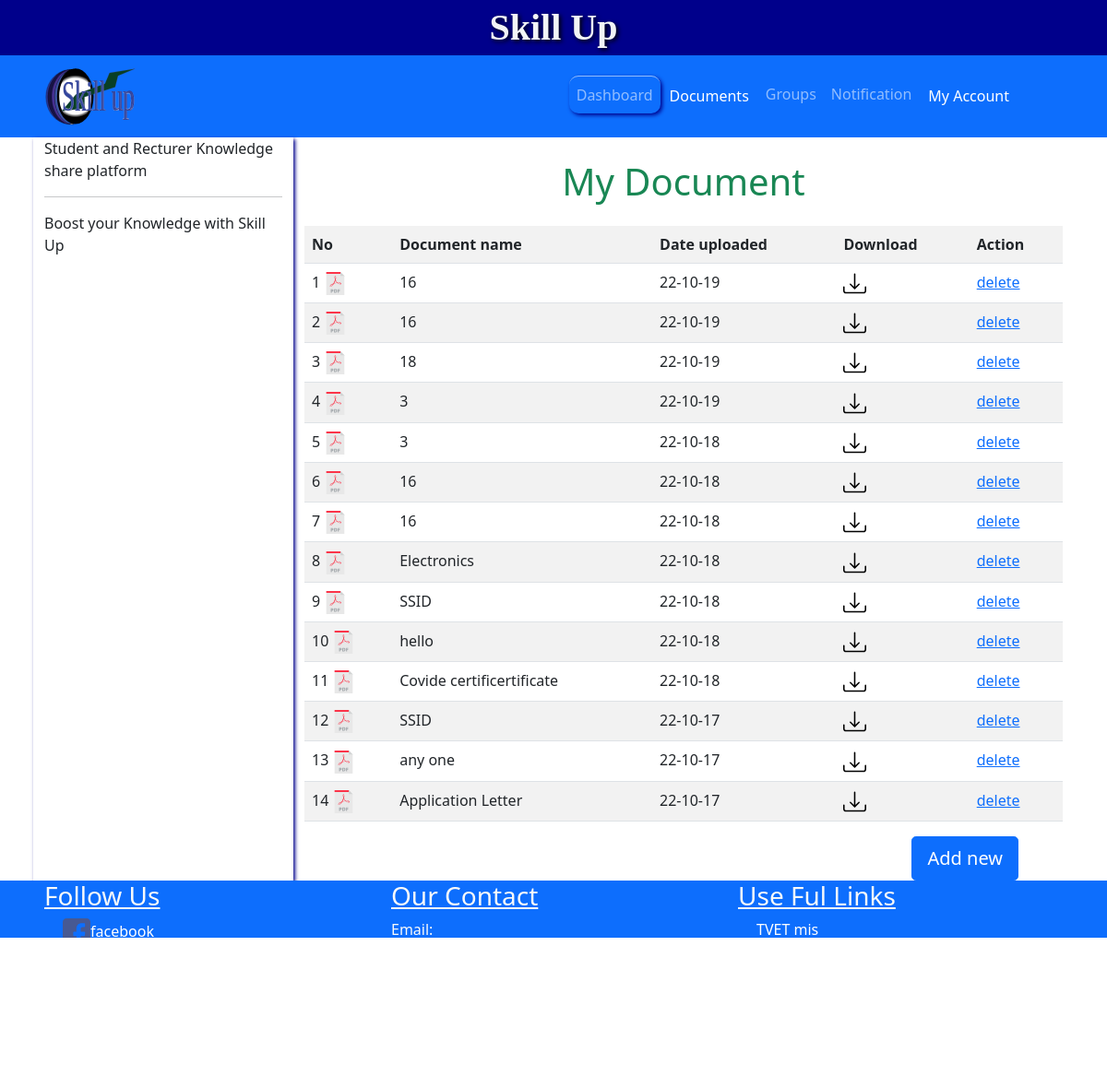
/mydocument.php (signed in), run on the app's committed database.
### tables this page shows
CREATE TABLE IF NOT EXISTS `post` (
  `PostId` int(50) NOT NULL,
  `UserId` int(50) NOT NULL,
  `DocDate` varchar(50) NOT NULL,
  `DocumentName` varchar(50) NOT NULL,
  `Description` text NOT NULL,
  `status` varchar(50) NOT NULL,
  `DocId` int(50) NOT NULL
);

### mydocument.php (the view, shortened to what this page needs)
<!DOCTYPE html>
<html lang="en">
  <head>
    <link rel="stylesheet" href="css/style.css" />
    <link rel="stylesheet" href="css/bootstrap.min.css" />
    <link rel="stylesheet" href="css/bootstrap-icon.css" />
  </head>
  <body>
    <section class="first-section">
      <header class="text-center">Skill Up</header>
      <div class="header-section px-5 bg-primary">
        <nav class="navbar navbar-expand-md navbar-dark">
          <div class="navbar-brand">
            <img src="image/logo-1.svg" alt="Skill Up" width="100px" />
          </div>
          <div class="collapse navbar-collapse" id="navigation">
            <ul class="navbar-nav ms-auto">
              <li class="nav-item">
                <a href="dashboard.php" class="nav-link link-active">Dashboard</a>
              </li>
              <li class="nav-item"><div class="dropdown">
                <button class="dropbtn navbar-item">Documents</button>
              </div>
              </li>
              <li class="nav-item">
                <a href="Groups.php" class="nav-link">Groups</a>
              </li>
              <li class="nav-item">
                <a href="notification.php" class="nav-link">Notification</a>
              </li>
              <li class="nav-item"><div class="dropdown">
                <button class="dropbtn navbar-item">My Account</button>
              </div>
              </li>
            </ul>
          </div>
        </nav>
      </div>
    </section>
    <div class="px-5 row">
      <div class="side-bar col-sm-12 col-md-3 col-lg-3">
        Student and Recturer Knowledge share platform
        <hr />
        Boost your Knowledge with Skill Up
      </div>
      <div class="main-section col-sm-12 col-lg-9 col-md-7">
      <div>
      <h1 class="text-center text-success my-4">
        My Document
      </h1>
      <?php
require_once("connection.php");
$sql = mysqli_query($con,"SELECT * FROM `post` INNER JOIN `attachments` WHERE post.DocId=attachments.attch_id and post.UserId='$_SESSION[UssId]' ORDER BY post.DocId Desc") or die("erro");
if (mysqli_num_rows($sql)==0) {
	echo "You have not added files yet <br> add instead";
}
else
{
	echo "<table class='table table-striped'>
	<tr ><th>No</th>
	<th>Document name</th>
	<th>Date uploaded</th>
	<th>Download</th>
	<th>Action</th></tr>";
	$no=0;
	while ($row=mysqli_fetch_array($sql)) {
		$no+=1;
		echo"<tr>";
		echo "<td>".$no." <image src='image/pdf.svg' alter=' Doc ' width='25px' height='25px' ></td>";
		echo "<td>".$row['DocumentName']."</td>";
		echo "<td>".$row['DocDate']."</td>";
		echo "<td><a href='uploads_files/".$row['FileName']."'target='_blank'><image src='image/download.svg' alter=' Download ' width='25px' height='25px' ></a></td>";
		echo "<td><a href='app.php?docid=".$row['attch_Id']."' onclick='deleteconfirm()' class='delBtn'>delete</a></td></tr>";
	}
	echo"</table>";
}
?></div>
 <a href="uploaddocument.php" id="upload" class="btn btn-primary mx-5 btn-lg" style="float:right;postion:fixed;"> Add new</a>
    </div>
    </div>
    <div class="footer row bg-primary px-5 text-light">
      <div class="col-lg-4 col-md-4 col-sm-12">
        <h3><u>Follow Us</u></h3>
        <a href="#"
          ><img
            src="image/facebook-svgrepo-com.svg"
            alt=""
            width="30px"
            height="30px"
          />facebook</a
        >
        <br /><br />
        <a href="#"
          ><img
            src="image/twitter-svgrepo-com.svg"
            alt=""
            width="30px"
            height="30px"
          />Twiter</a
        ><a href="#"></a><a href="#"></a>
      </div>
      <div class="col-md-4 col-lg-4 col-sm-12">
        <h3><u>Our Contact</u></h3>
        Email:
        <br />
      </div>
      <div class="col-md-4 col-sm-12 col-lg-4">
        <h3><u>Use Ful Links</u></h3>
        <a href="https://www.mis.rp.ac.rw" target="_blank">TVET mis</a
        ><br /><br />
        <a href="https://ur.ac.rw"target="_blank">UR</a><br /><br /><a
          href="https://minuza.brd.rw"
          target="_blank"
          >Minuza</a
        >
      </div>
    </div>
  </body>
</html>

### css/style.css (style rules this page uses)
header { font-family: "Times New Roman", Times, serif; font-weight: bold; color: rgb(242, 245, 246); border: white; font-size: 40px; text-shadow: 2px 2px 5px black; }
.collapse { font-size: 20px; padding-right: 3rem; color: white; }
.first-section { background-color: darkblue; font-weight: 200; }
.footer a { color: white; text-decoration: none; padding: 20px; }
.footer div { margin-bottom: 4rem; }
.navbar-nav { display: flex; justify-content: space-between; }
.nav-link { color: white; font-weight: bolder; font-size: 16px; }
.link-active { border-top: solid 0.5px; border-radius: 10px; box-shadow: 2px 2px 4px darkblue; }
.side-bar { box-shadow: 2px 2px 4px darkblue; }
.main-section { min-height: 500px; }
.dropbtn { background-color: inherit; color: white; padding: 10px; font-size: 16px; border: none; cursor: pointer; }
.dropdown { position: relative; display: inline-block; }
.footer { position: relative; }

### data on the page
post: DocumentName "16", DocDate "22-10-19"
post: DocumentName "16", DocDate "22-10-19"
post: DocumentName "18", DocDate "22-10-19"
post: DocumentName "3", DocDate "22-10-19"
post: DocumentName "3", DocDate "22-10-18"
post: DocumentName "16", DocDate "22-10-18"
post: DocumentName "16", DocDate "22-10-18"
post: DocumentName "Electronics", DocDate "22-10-18"
post: DocumentName "SSID", DocDate "22-10-18"
post: DocumentName "hello", DocDate "22-10-18"
post: DocumentName "Covide certificertificate", DocDate "22-10-18"
post: DocumentName "SSID", DocDate "22-10-17"
post: DocumentName "any one", DocDate "22-10-17"
post: DocumentName "Application Letter", DocDate "22-10-17"
